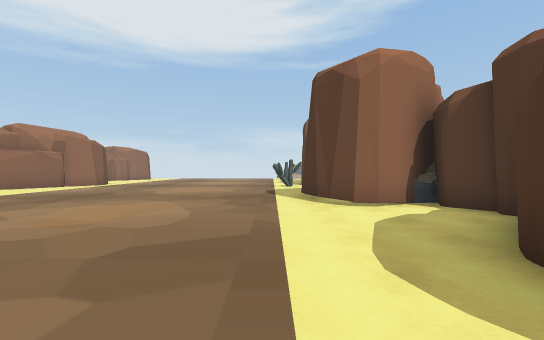
[1] (above)

17 first-person views from a walk through a Unity game level. The camera is 1.4 m above the floor, looks level and sees 90° across. Doors are open. The floor is counted in squares, 2 m on a side. Each view is taken from the middle of a square. On the plan, view 1 faces up. The plan holds only what a view shows up to about 9 squares ahead; the rest is blank. The place goes on beyond the plan.

[2]
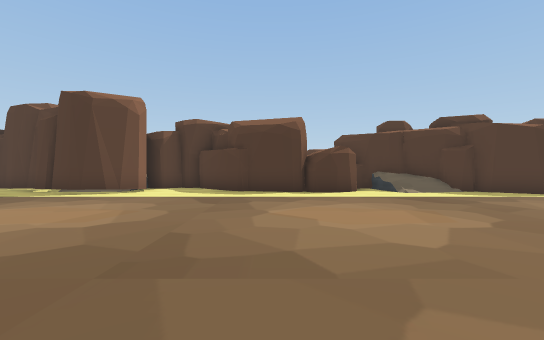

[3]
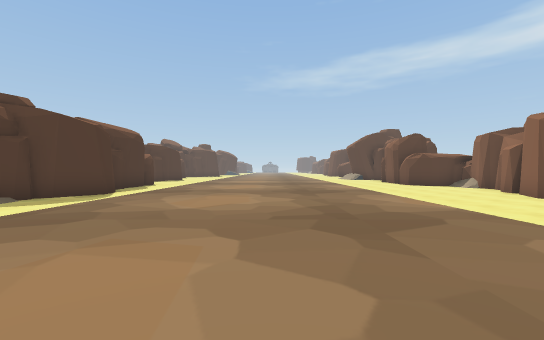

[4]
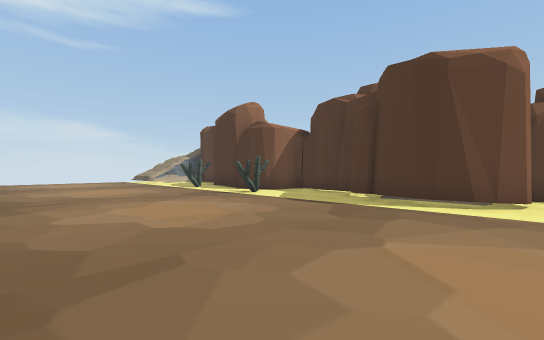

[5]
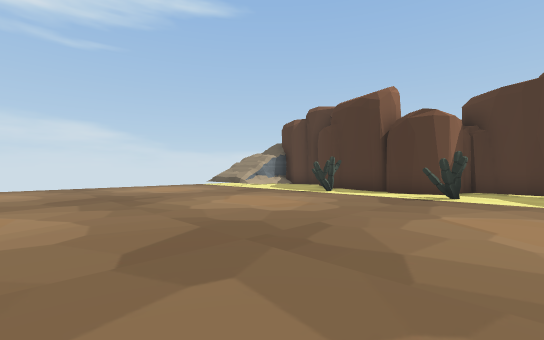

[6]
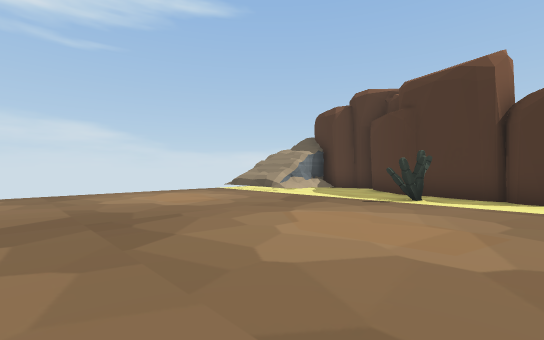

[7]
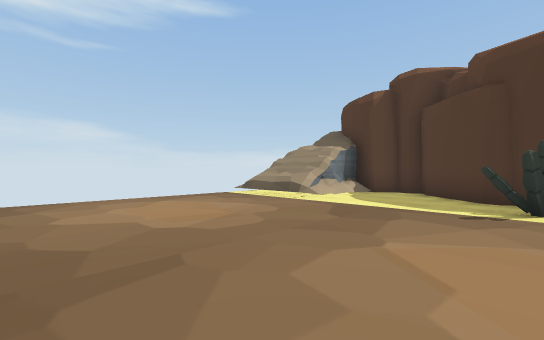

[8]
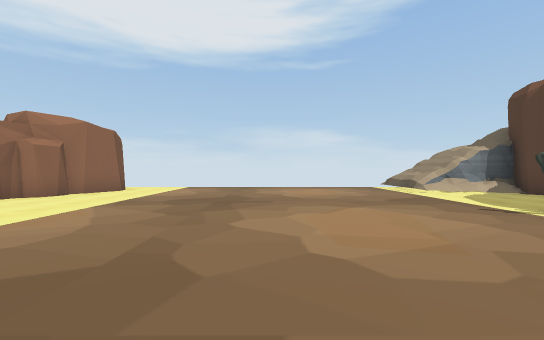

[9]
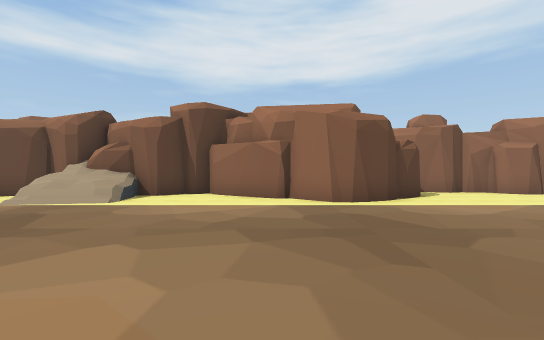

[10]
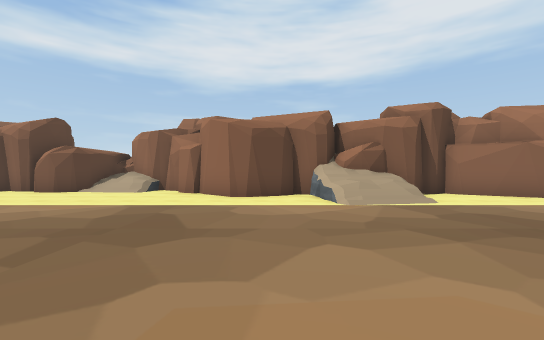

[11]
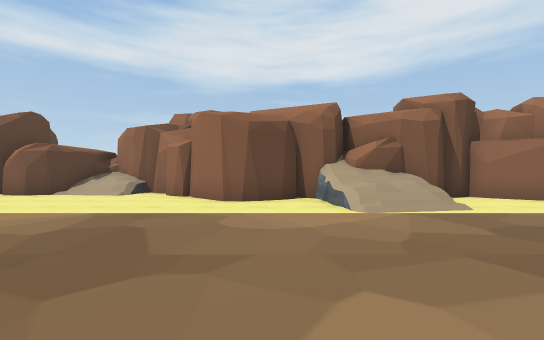

[12]
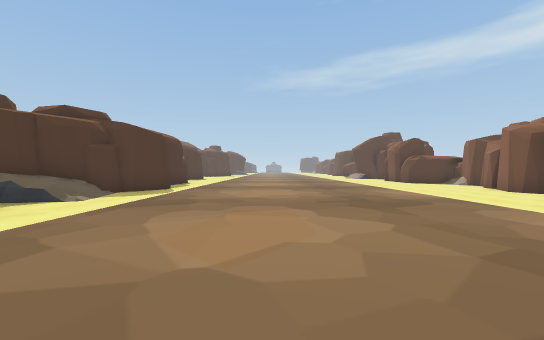

[13]
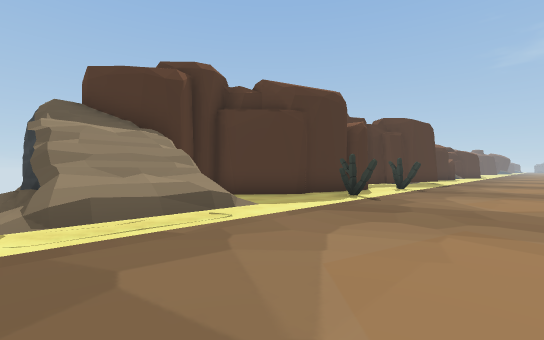

[14]
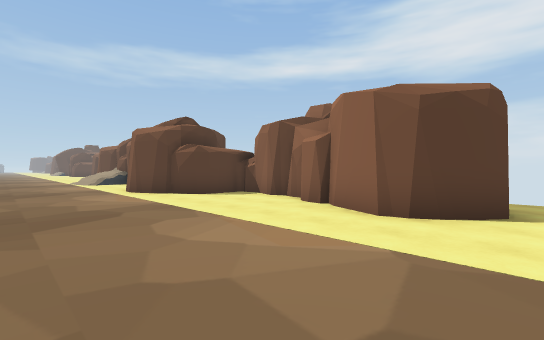

[15]
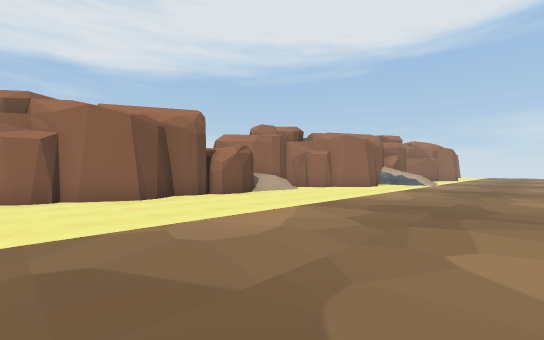

[16]
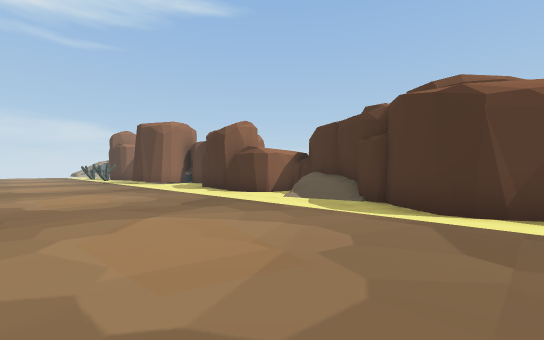

[17]
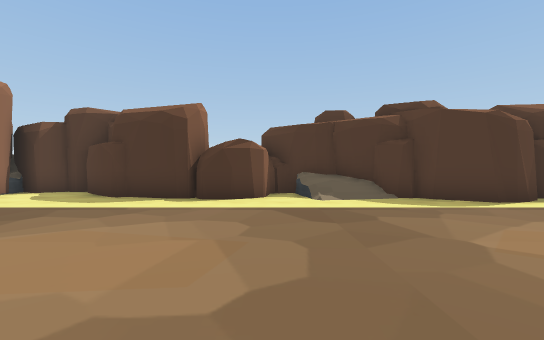

### Floor plan
Key: @ floor where view 1 was taken; # wall or solid block; x gap in a wall; . main floor; : floor 0.25 m higher than the main floor; / step, stairs or slope; = window, fence, low wall or low ledge; C cactus.
Columns run from 12 left of view 1 to 5 right of it. Each row starts with its distance up from view 1.
 22  ............/x/x:
 21  ##..........#####
 20   #..........=#
 19   #........../###
 18  ##.............#
 17  #.............##
 16  #............##
 15  ##.........CC#
 14   ##..........#
 13    ##.........#
 12    #........CC##
 11   ##...........#
 10   #............#
  9   #............#
  8   #...........##
  7   #//........##
  6   #//........####
  5   #/............#
  4   #.............#
  3   #............##
  2  ##...........##
  1  #............#
  0 ##..........@.#
 -1 #/............##
 -2 ##.............#
 -3  #............/#
 -4  #............/#
 -5  #............##
 -6 ##............#
 -7 #............##
 -8 #.............#

Where each view was taken, in squares from view 1:
view 1: 0 up, 0 right, facing up
view 2: 1 up, 7 left, facing right
view 3: 1 up, 4 left, facing down
view 4: 5 up, 5 left, facing up-right
view 5: 10 up, 7 left, facing up-right
view 6: 13 up, 6 left, facing up-right
view 7: 15 up, 5 left, facing up-right
view 8: 11 up, 4 left, facing up
view 9: 11 up, 2 left, facing left
view 10: 4 up, 2 left, facing left
view 11: 4 up, 3 left, facing left
view 12: 3 up, 3 left, facing down
view 13: 22 up, 3 left, facing down-right
view 14: 22 up, 5 left, facing down-left
view 15: 8 down, 4 left, facing up-left
view 16: 8 down, 4 left, facing up-right
view 17: 2 down, 5 left, facing right
